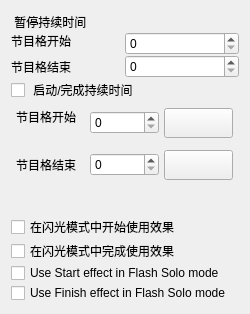
                      <widget class="QWidget" name="page_126">
                       <property name="geometry">
                        <rect>
                         <x>0</x>
                         <y>0</y>
                         <width>250</width>
                         <height>314</height>
                        </rect>
                       </property>
                       <attribute name="label">
                        <string>Cue 外观</string>
                       </attribute>
                       <layout class="QHBoxLayout" name="horizontalLayout_24">
                        <item>
                         <widget class="QWidget" name="widget_25" native="true">
                          <layout class="QVBoxLayout" name="verticalLayout_16" stretch="4,8">
                           <property name="spacing">
                            <number>0</number>
                           </property>
                           <property name="leftMargin">
                            <number>0</number>
                           </property>
                           <property name="topMargin">
                            <number>0</number>
                           </property>
                           <property name="rightMargin">
                            <number>0</number>
                           </property>
                           <property name="bottomMargin">
                            <number>0</number>
                           </property>
                           <item>
                            <widget class="QWidget" name="widget_34" native="true">
                             <layout class="QGridLayout" name="gridLayout">
                              <property name="leftMargin">
                               <number>0</number>
                              </property>
                              <property name="topMargin">
                               <number>0</number>
                              </property>
                              <property name="rightMargin">
                               <number>0</number>
                              </property>
                              <property name="bottomMargin">
                               <number>0</number>
                              </property>
                              <property name="spacing">
                               <number>0</number>
                              </property>
                              <item row="4" column="0">
                               <widget class="QLabel" name="label_13">
                                <property name="text">
                                 <string>节目格结束</string>
                                </property>
                               </widget>
                              </item>
                              <item row="2" column="0">
                               <widget class="QLabel" name="label_12">
                                <property name="text">
                                 <string>节目格开始</string>
                                </property>
                                <property name="alignment">
                                 <set>Qt::AlignLeading|Qt::AlignLeft|Qt::AlignTop</set>
                                </property>
                               </widget>
                              </item>
                              <item row="4" column="1">
                               <widget class="QSpinBox" name="spinBox_3"/>
                              </item>
                              <item row="2" column="1">
                               <widget class="QSpinBox" name="spinBox_2"/>
                              </item>
                              <item row="1" column="0">
                               <widget class="QLabel" name="label_11">
                                <property name="minimumSize">
                                 <size>
                                  <width>10</width>
                                  <height>10</height>
                                 </size>
                                </property>
                                <property name="text">
                                 <string> 暂停持续时间</string>
                                </property>
                                <property name="textFormat">
                                 <enum>Qt::AutoText</enum>
                                </property>
                               </widget>
                              </item>
                             </layout>
                            </widget>
                           </item>
                           <item>
                            <widget class="QWidget" name="widget_33" native="true">
                             <layout class="QVBoxLayout" name="verticalLayout_18">
                              <property name="spacing">
                               <number>0</number>
                              </property>
                              <property name="leftMargin">
                               <number>0</number>
                              </property>
                              <property name="topMargin">
                               <number>0</number>
                              </property>
                              <property name="rightMargin">
                               <number>0</number>
                              </property>
                              <property name="bottomMargin">
                               <number>0</number>
                              </property>
                              <item>
                               <widget class="QCheckBox" name="checkBox">
                                <property name="text">
                                 <string> 启动/完成持续时间</string>
                                </property>
                               </widget>
                              </item>
                              <item>
                               <widget class="QWidget" name="widget_35" native="true">
                                <layout class="QGridLayout" name="gridLayout_2" rowstretch="0,0,0" rowminimumheight="0,0,5">
                                 <property name="leftMargin">
                                  <number>5</number>
                                 </property>
                                 <property name="topMargin">
                                  <number>6</number>
                                 </property>
                                 <property name="rightMargin">
                                  <number>6</number>
                                 </property>
                                 <property name="bottomMargin">
                                  <number>35</number>
                                 </property>
                                 <property name="horizontalSpacing">
                                  <number>5</number>
                                 </property>
                                 <property name="verticalSpacing">
                                  <number>6</number>
                                 </property>
                                 <item row="0" column="0" rowspan="2">
                                  <widget class="QLabel" name="label_14">
                                   <property name="text">
                                    <string>节目格开始</string>
                                   </property>
                                   <property name="alignment">
                                    <set>Qt::AlignLeading|Qt::AlignLeft|Qt::AlignTop</set>
                                   </property>
                                  </widget>
                                 </item>
                                 <item row="2" column="0">
                                  <widget class="QLabel" name="label_15">
                                   <property name="text">
                                    <string>节目格结束</string>
                                   </property>
                                  </widget>
                                 </item>
                                 <item row="0" column="1">
                                  <widget class="QSpinBox" name="spinBox_4"/>
                                 </item>
                                 <item row="2" column="1">
                                  <widget class="QSpinBox" name="spinBox_5"/>
                                 </item>
                                 <item row="2" column="2">
                                  <widget class="QPushButton" name="pushButton_18">
                                   <property name="minimumSize">
                                    <size>
                                     <width>0</width>
                                     <height>30</height>
                                    </size>
                                   </property>
                                   <property name="maximumSize">
                                    <size>
                                     <width>16777215</width>
                                     <height>30</height>
                                    </size>
                                   </property>
                                   <property name="text">
                                    <string/>
                                   </property>
                                   <property name="icon">
                                    <iconset resource="../../../resources/icons/resource.qrc">
                                     <normaloff>:/rightBar/rightBar3.png</normaloff>:/rightBar/rightBar3.png</iconset>
                                   </property>
                                  </widget>
                                 </item>
                                 <item row="0" column="2">
                                  <widget class="QPushButton" name="pushButton_17">
                                   <property name="minimumSize">
                                    <size>
                                     <width>0</width>
                                     <height>30</height>
                                    </size>
                                   </property>
                                   <property name="maximumSize">
                                    <size>
                                     <width>16777215</width>
                                     <height>30</height>
                                    </size>
                                   </property>
                                   <property name="text">
                                    <string/>
                                   </property>
                                   <property name="icon">
                                    <iconset resource="../../../resources/icons/resource.qrc">
                                     <normaloff>:/rightBar/rightBar3.png</normaloff>:/rightBar/rightBar3.png</iconset>
                                   </property>
                                  </widget>
                                 </item>
                                </layout>
                               </widget>
                              </item>
                              <item>
                               <widget class="QWidget" name="widget_36" native="true">
                                <layout class="QVBoxLayout" name="verticalLayout_17">
                                 <property name="spacing">
                                  <number>0</number>
                                 </property>
                                 <property name="leftMargin">
                                  <number>0</number>
                                 </property>
                                 <property name="topMargin">
                                  <number>0</number>
                                 </property>
                                 <property name="rightMargin">
                                  <number>0</number>
                                 </property>
                                 <property name="bottomMargin">
                                  <number>0</number>
                                 </property>
                                 <item>
                                  <widget class="QCheckBox" name="checkBox_2">
                                   <property name="text">
                                    <string>在闪光模式中开始使用效果</string>
                                   </property>
                                  </widget>
                                 </item>
                                 <item>
                                  <widget class="QCheckBox" name="checkBox_3">
                                   <property name="text">
                                    <string>在闪光模式中完成使用效果</string>
                                   </property>
                                  </widget>
                                 </item>
                                 <item>
                                  <widget class="QCheckBox" name="checkBox_5">
                                   <property name="text">
                                    <string>Use Start effect in Flash Solo mode</string>
                                   </property>
                                  </widget>
                                 </item>
                                 <item>
                                  <widget class="QCheckBox" name="checkBox_4">
                                   <property name="text">
                                    <string>Use Finish effect in Flash Solo mode</string>
                                   </property>
                                  </widget>
                                 </item>
                                </layout>
                               </widget>
                              </item>
                             </layout>
                            </widget>
                           </item>
                          </layout>
                         </widget>
                        </item>
                       </layout>
                      </widget>
